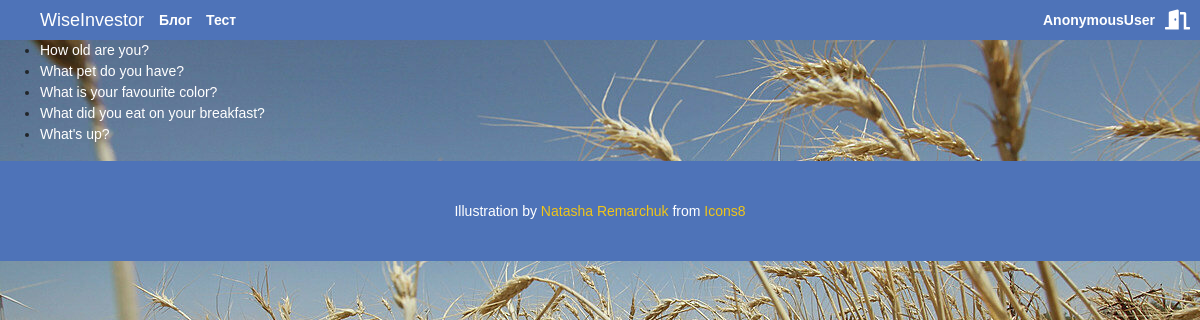
Screenshot of /polls/ with the database file from the repository.
### polls/models.py (models this page shows, shortened)
class Question(models.Model):
    question_text = models.CharField(max_length=200)
    pub_date = models.DateTimeField('date published')
    def was_published_recently(self):
        now = timezone.now()
        return now - datetime.timedelta(days=1) <= self.pub_date <= now
    was_published_recently.admin_order_field = 'pub_date'
    was_published_recently.boolean = True
    was_published_recently.short_description = 'Published recently?'

### polls/views.py (the view)
# urls.py: path('', views.IndexView.as_view(), name='test'),
class IndexView(generic.ListView):
    template_name = 'polls/index.html'
    context_object_name = 'latest_question_list'
    def get_queryset(self):
        return Question.objects.filter(
            pub_date__lte=timezone.now()
        ).order_by('-pub_date')[:5]

### polls/templates/polls/index.html (shortened to what this page needs)
{% extends 'layout.html' %}
{% load static %}
{% block links%}<link rel="stylesheet" type="text/css" href="{% static 'polls/css/main_polls.css' %}">{%endblock%}
{%block content %}
    {% if latest_question_list %}
        <ul>
            {% for question in latest_question_list %}
                <li><a href="{% url 'polls:detail' question.id %}">{{ question.question_text }}</a></li>
            {% endfor %}
        </ul>
    {% else %}
        <p>No polls are available.</p>
    {% endif %}
{%endblock%}

### static/common_main.css (style rules this page uses)
body { padding: 0; font-family: "Arial", sans-serif; font-size: 14px; }

### static/colors.css (style rules this page uses)
:root { --YELLOW: #f1c517; --BLUE: #4e73b8; --RED: #eb472c; --BROWN: #382d15; --WHITE: #ffffff; }

### polls/static/polls/css/main_polls.css (style rules this page uses)
body { background: url("../images/test/background.jpg") no-repeat; }
li a { color: white; }

### rows the page displays
Question: question_text "How old are you?"
Question: question_text "What pet do you have?"
Question: question_text "What is your favourite color?"
Question: question_text "What did you eat on your breakfast?"
Question: question_text "What's up?"

### other values shown
{{ request.user }} "AnonymousUser"
